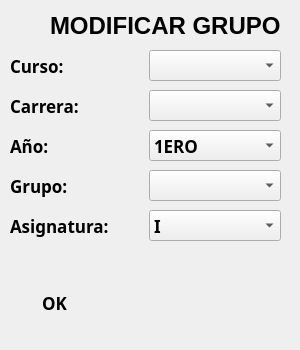
<?xml version="1.0" encoding="UTF-8"?>
<ui version="4.0">
 <class>MainWindow12p</class>
 <widget class="QMainWindow" name="MainWindow12p">
  <property name="geometry">
   <rect>
    <x>0</x>
    <y>0</y>
    <width>300</width>
    <height>350</height>
   </rect>
  </property>
  <property name="minimumSize">
   <size>
    <width>300</width>
    <height>350</height>
   </size>
  </property>
  <property name="maximumSize">
   <size>
    <width>300</width>
    <height>350</height>
   </size>
  </property>
  <property name="windowTitle">
   <string>Educación Física UO</string>
  </property>
  <property name="windowIcon">
   <iconset>
    <normaloff>:/icons/res/registro2.svg</normaloff>:/icons/res/registro2.svg</iconset>
  </property>
  <property name="styleSheet">
   <string notr="true">QPushButton 
{
	border-radius:5px;
	background-color: &quot;white&quot;;
}

QPushButton:hover { background-color: rgb(200,200,200)}

#centralwidget
{
border-image: url(:/images/fondo.jpg);
}</string>
  </property>
  <widget class="QWidget" name="centralwidget">
   <widget class="QWidget" name="horizontalLayoutWidget">
    <property name="geometry">
     <rect>
      <x>10</x>
      <y>50</y>
      <width>271</width>
      <height>31</height>
     </rect>
    </property>
    <property name="font">
     <font>
      <family>Ubuntu Condensed</family>
      <pointsize>13</pointsize>
      <weight>75</weight>
      <bold>true</bold>
     </font>
    </property>
    <layout class="QHBoxLayout" name="horizontalLayout">
     <item>
      <widget class="QLabel" name="label">
       <property name="font">
        <font>
         <family>Ubuntu Condensed</family>
         <pointsize>13</pointsize>
         <weight>75</weight>
         <bold>true</bold>
        </font>
       </property>
       <property name="text">
        <string>Curso:</string>
       </property>
      </widget>
     </item>
     <item>
      <widget class="QComboBox" name="comboBox">
       <property name="font">
        <font>
         <family>Ubuntu Condensed</family>
         <pointsize>13</pointsize>
         <weight>75</weight>
         <bold>true</bold>
        </font>
       </property>
      </widget>
     </item>
    </layout>
   </widget>
   <widget class="QWidget" name="horizontalLayoutWidget_2">
    <property name="geometry">
     <rect>
      <x>10</x>
      <y>90</y>
      <width>271</width>
      <height>31</height>
     </rect>
    </property>
    <property name="font">
     <font>
      <family>Ubuntu Condensed</family>
      <pointsize>13</pointsize>
      <weight>75</weight>
      <bold>true</bold>
     </font>
    </property>
    <layout class="QHBoxLayout" name="horizontalLayout_2">
     <item>
      <widget class="QLabel" name="label_2">
       <property name="font">
        <font>
         <family>Ubuntu Condensed</family>
         <pointsize>13</pointsize>
         <weight>75</weight>
         <bold>true</bold>
        </font>
       </property>
       <property name="text">
        <string>Carrera: </string>
       </property>
      </widget>
     </item>
     <item>
      <widget class="QComboBox" name="comboBox_2">
       <property name="font">
        <font>
         <family>Ubuntu Condensed</family>
         <pointsize>13</pointsize>
         <weight>75</weight>
         <bold>true</bold>
        </font>
       </property>
      </widget>
     </item>
    </layout>
   </widget>
   <widget class="QWidget" name="horizontalLayoutWidget_3">
    <property name="geometry">
     <rect>
      <x>10</x>
      <y>170</y>
      <width>271</width>
      <height>31</height>
     </rect>
    </property>
    <property name="font">
     <font>
      <family>Ubuntu Condensed</family>
      <pointsize>13</pointsize>
      <weight>75</weight>
      <bold>true</bold>
     </font>
    </property>
    <layout class="QHBoxLayout" name="horizontalLayout_3">
     <item>
      <widget class="QLabel" name="label_3">
       <property name="font">
        <font>
         <family>Ubuntu Condensed</family>
         <pointsize>13</pointsize>
         <weight>75</weight>
         <bold>true</bold>
        </font>
       </property>
       <property name="text">
        <string>Grupo: </string>
       </property>
      </widget>
     </item>
     <item>
      <widget class="QComboBox" name="comboBox_4">
       <property name="font">
        <font>
         <family>Ubuntu Condensed</family>
         <pointsize>13</pointsize>
         <weight>75</weight>
         <bold>true</bold>
        </font>
       </property>
      </widget>
     </item>
    </layout>
   </widget>
   <widget class="QPushButton" name="pushButton_2">
    <property name="geometry">
     <rect>
      <x>10</x>
      <y>290</y>
      <width>89</width>
      <height>25</height>
     </rect>
    </property>
    <property name="font">
     <font>
      <family>Ubuntu Condensed</family>
      <pointsize>13</pointsize>
      <weight>75</weight>
      <bold>true</bold>
     </font>
    </property>
    <property name="text">
     <string>OK</string>
    </property>
   </widget>
   <widget class="QPushButton" name="pushButton">
    <property name="enabled">
     <bool>true</bool>
    </property>
    <property name="geometry">
     <rect>
      <x>10</x>
      <y>10</y>
      <width>30</width>
      <height>30</height>
     </rect>
    </property>
    <property name="minimumSize">
     <size>
      <width>30</width>
      <height>30</height>
     </size>
    </property>
    <property name="maximumSize">
     <size>
      <width>30</width>
      <height>30</height>
     </size>
    </property>
    <property name="font">
     <font>
      <family>Ubuntu Condensed</family>
      <pointsize>13</pointsize>
      <weight>75</weight>
      <bold>true</bold>
     </font>
    </property>
    <property name="autoFillBackground">
     <bool>false</bool>
    </property>
    <property name="styleSheet">
     <string notr="true"/>
    </property>
    <property name="text">
     <string/>
    </property>
    <property name="icon">
     <iconset resource="img.qrc">
      <normaloff>:/imgenes/imgenes/atras - copia.png</normaloff>:/imgenes/imgenes/atras - copia.png</iconset>
    </property>
    <property name="iconSize">
     <size>
      <width>25</width>
      <height>25</height>
     </size>
    </property>
   </widget>
   <widget class="QLabel" name="label_4">
    <property name="geometry">
     <rect>
      <x>50</x>
      <y>0</y>
      <width>241</width>
      <height>51</height>
     </rect>
    </property>
    <property name="font">
     <font>
      <family>MS Shell Dlg 2</family>
      <pointsize>18</pointsize>
      <weight>75</weight>
      <bold>true</bold>
     </font>
    </property>
    <property name="text">
     <string>MODIFICAR GRUPO</string>
    </property>
   </widget>
   <widget class="QWidget" name="horizontalLayoutWidget_4">
    <property name="geometry">
     <rect>
      <x>10</x>
      <y>130</y>
      <width>271</width>
      <height>31</height>
     </rect>
    </property>
    <layout class="QHBoxLayout" name="horizontalLayout_4">
     <item>
      <widget class="QLabel" name="label_5">
       <property name="font">
        <font>
         <family>Ubuntu Condensed</family>
         <pointsize>13</pointsize>
         <weight>75</weight>
         <bold>true</bold>
        </font>
       </property>
       <property name="text">
        <string>Año:</string>
       </property>
      </widget>
     </item>
     <item>
      <widget class="QComboBox" name="comboBox_3">
       <property name="font">
        <font>
         <family>Ubuntu Condensed</family>
         <pointsize>13</pointsize>
         <weight>75</weight>
         <bold>true</bold>
        </font>
       </property>
       <item>
        <property name="text">
         <string>1ERO</string>
        </property>
       </item>
       <item>
        <property name="text">
         <string>2DO</string>
        </property>
       </item>
      </widget>
     </item>
    </layout>
   </widget>
   <widget class="QWidget" name="horizontalLayoutWidget_5">
    <property name="geometry">
     <rect>
      <x>10</x>
      <y>210</y>
      <width>271</width>
      <height>31</height>
     </rect>
    </property>
    <property name="font">
     <font>
      <family>Ubuntu Condensed</family>
      <pointsize>13</pointsize>
      <weight>75</weight>
      <bold>true</bold>
     </font>
    </property>
    <layout class="QHBoxLayout" name="horizontalLayout_5">
     <item>
      <widget class="QLabel" name="label_6">
       <property name="font">
        <font>
         <family>Ubuntu Condensed</family>
         <pointsize>13</pointsize>
         <weight>75</weight>
         <bold>true</bold>
        </font>
       </property>
       <property name="text">
        <string>Asignatura: </string>
       </property>
      </widget>
     </item>
     <item>
      <widget class="QComboBox" name="comboBox_5">
       <property name="font">
        <font>
         <family>Ubuntu Condensed</family>
         <pointsize>13</pointsize>
         <weight>75</weight>
         <bold>true</bold>
        </font>
       </property>
       <item>
        <property name="text">
         <string>I</string>
        </property>
       </item>
       <item>
        <property name="text">
         <string>II</string>
        </property>
       </item>
       <item>
        <property name="text">
         <string>III</string>
        </property>
       </item>
       <item>
        <property name="text">
         <string>IV</string>
        </property>
       </item>
      </widget>
     </item>
    </layout>
   </widget>
  </widget>
  <widget class="QMenuBar" name="menubar">
   <property name="geometry">
    <rect>
     <x>0</x>
     <y>0</y>
     <width>300</width>
     <height>21</height>
    </rect>
   </property>
  </widget>
 </widget>
 <resources>
  <include location="img.qrc"/>
 </resources>
 <connections/>
</ui>
